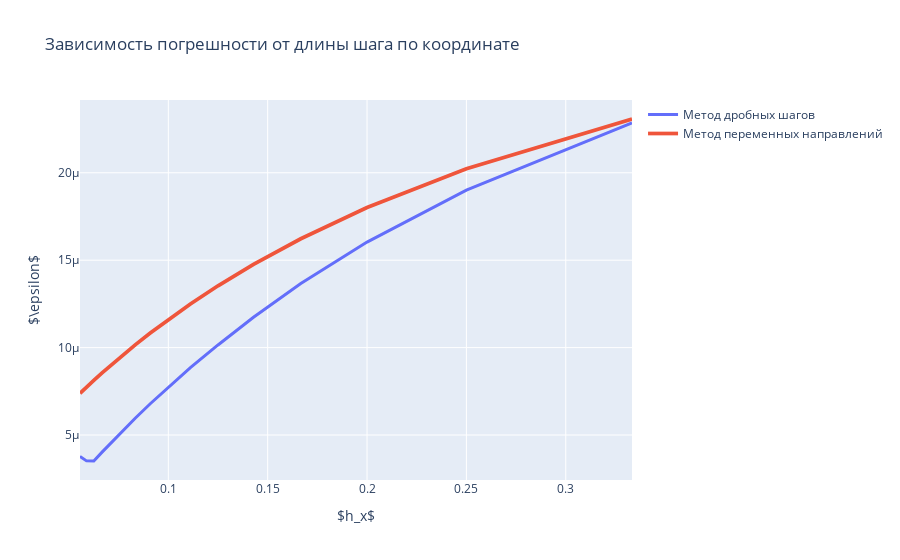
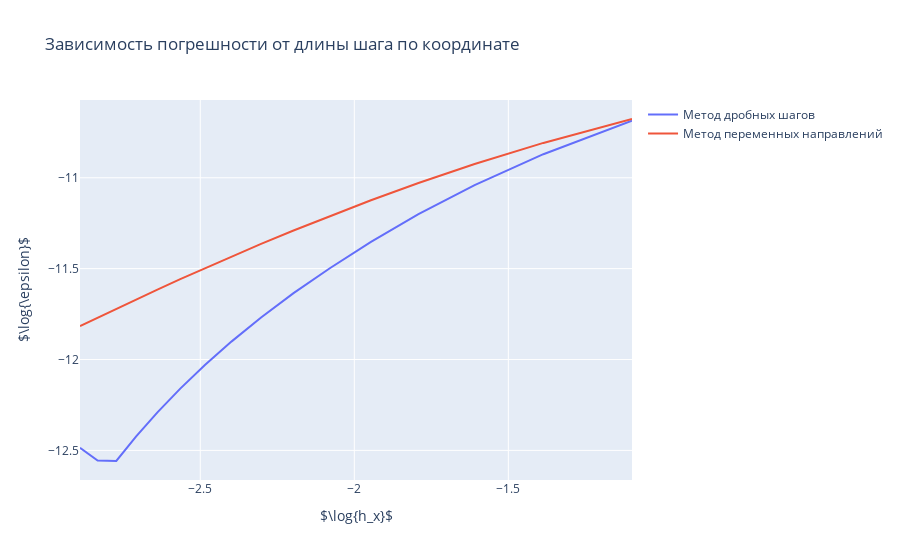

Notebook code cell kept with these figures, in order:
### Markdown cell above
Зависимость погрешности от длины шагов по координате при фиксированном шаге по времени в методе дробных шагов и переменных направлений:

### Code cell
trace1 = Scatter(
    x = h1,
    y = e1,
    line= dict(width=3),
    name = 'Метод дробных шагов',
    mode = 'lines',
    text = ('(x, y)'),
    showlegend = True
)

trace2 = Scatter(
    x = h2,
    y = e2,
    line= dict(width=3.7),
    name = 'Метод переменных направлений',
    mode = 'lines',
    text = ('(x, y)'),
    showlegend = True
)

data = [trace1, trace2]

layout = Layout(
    title = 'Зависимость погрешности от длины шага по координате',
    xaxis = dict(title = '$h$'),
    yaxis = dict(title = '$\epsilon$'),
)

fig = Figure(data = data, layout = layout)
offline.iplot(fig)

trace1 = Scatter(
    x = list(map(math.log, h1)),
    y = list(map(math.log, e1)),
    name = 'Метод дробных шагов',
    mode = 'lines',
    text = ('(x, y)'),
    showlegend = True
)

trace2 = Scatter(
    x = list(map(math.log, h2)),
    y = list(map(math.log, e2)),
    name = 'Метод переменных направлений',
    mode = 'lines',
    text = ('(x, y)'),
    showlegend = True
)

data = [trace1, trace2]

layout = Layout(
    title = 'Зависимость погрешности от длины шага по координате',
    xaxis = dict(title = '$\log{h}$'),
    yaxis = dict(title = '$\log{\epsilon}$')
)

fig = Figure(data = data, layout = layout)
offline.iplot(fig)

### Figure 1 — Plotly figure (JSON) as saved in the notebook; plotly's stock layout.template omitted (floating-point values rounded to 4 significant figures)
{"data": [{"line": {"width": 3}, "mode": "lines", "name": "Метод дробных шагов", "showlegend": true, "text": "(x, y)", "type": "scatter", "x": [0.3333, 0.25, 0.2, 0.1667, 0.1429, 0.125, 0.1111, 0.1, 0.09091, 0.08333, 0.07692, 0.07143, 0.06667, 0.0625, 0.05882, 0.05556], "y": [2.285e-05, 1.901e-05, 1.604e-05, 1.367e-05, 1.174e-05, 1.015e-05, 8.851e-06, 7.743e-06, 6.79e-06, 5.961e-06, 5.235e-06, 4.594e-06, 4.024e-06, 3.516e-06, 3.523e-06, 3.78e-06, 4.016e-06, 4.233e-06, 4.434e-06, 4.62e-06, 4.792e-06, 4.955e-06, 5.133e-06, 5.299e-06, 5.455e-06, 5.601e-06, 5.739e-06, 5.869e-06, 5.991e-06, 6.107e-06, 6.217e-06, 6.321e-06, 6.42e-06, 6.514e-06, 6.604e-06, 6.689e-06, 6.771e-06, 6.849e-06, 6.923e-06, 6.995e-06, 7.063e-06, 7.129e-06, 7.192e-06]}, {"line": {"width": 3.7}, "mode": "lines", "name": "Метод переменных направлений", "showlegend": true, "text": "(x, y)", "type": "scatter", "x": [0.3333, 0.25, 0.2, 0.1667, 0.1429, 0.125, 0.1111, 0.1, 0.09091, 0.08333, 0.07692, 0.07143, 0.06667, 0.0625, 0.05882, 0.05556], "y": [2.307e-05, 2.023e-05, 1.801e-05, 1.623e-05, 1.476e-05, 1.354e-05, 1.25e-05, 1.161e-05, 1.083e-05, 1.016e-05, 9.559e-06, 9.028e-06, 8.553e-06, 8.125e-06, 7.738e-06, 7.386e-06, 7.065e-06, 6.77e-06, 6.499e-06, 6.249e-06, 6.018e-06, 5.803e-06, 5.602e-06, 5.416e-06, 5.241e-06, 5.077e-06, 4.923e-06, 4.778e-06, 4.641e-06, 4.512e-06, 4.39e-06, 4.275e-06, 4.165e-06, 4.061e-06, 3.962e-06, 3.867e-06, 3.777e-06, 3.692e-06, 3.61e-06, 3.531e-06, 3.456e-06, 3.384e-06, 3.315e-06]}], "layout": {"title": {"text": "Зависимость погрешности от длины шага по координате"}, "xaxis": {"title": {"text": "$h_x$"}}, "yaxis": {"title": {"text": "$\\epsilon$"}}}}

### Figure 2 — Plotly figure (JSON) as saved in the notebook; plotly's stock layout.template omitted (floating-point values rounded to 4 significant figures)
{"data": [{"mode": "lines", "name": "Метод дробных шагов", "showlegend": true, "text": "(x, y)", "type": "scatter", "x": [-1.099, -1.386, -1.609, -1.792, -1.946, -2.079, -2.197, -2.303, -2.398, -2.485, -2.565, -2.639, -2.708, -2.773, -2.833, -2.89], "y": [-10.69, -10.87, -11.04, -11.2, -11.35, -11.5, -11.63, -11.77, -11.9, -12.03, -12.16, -12.29, -12.42, -12.56, -12.56, -12.49, -12.43, -12.37, -12.33, -12.29, -12.25, -12.22, -12.18, -12.15, -12.12, -12.09, -12.07, -12.05, -12.03, -12.01, -11.99, -11.97, -11.96, -11.94, -11.93, -11.92, -11.9, -11.89, -11.88, -11.87, -11.86, -11.85, -11.84]}, {"mode": "lines", "name": "Метод переменных направлений", "showlegend": true, "text": "(x, y)", "type": "scatter", "x": [-1.099, -1.386, -1.609, -1.792, -1.946, -2.079, -2.197, -2.303, -2.398, -2.485, -2.565, -2.639, -2.708, -2.773, -2.833, -2.89], "y": [-10.68, -10.81, -10.92, -11.03, -11.12, -11.21, -11.29, -11.36, -11.43, -11.5, -11.56, -11.62, -11.67, -11.72, -11.77, -11.82, -11.86, -11.9, -11.94, -11.98, -12.02, -12.06, -12.09, -12.13, -12.16, -12.19, -12.22, -12.25, -12.28, -12.31, -12.34, -12.36, -12.39, -12.41, -12.44, -12.46, -12.49, -12.51, -12.53, -12.55, -12.58, -12.6, -12.62]}], "layout": {"title": {"text": "Зависимость погрешности от длины шага по координате"}, "xaxis": {"title": {"text": "$\\log{h_x}$"}}, "yaxis": {"title": {"text": "$\\log{\\epsilon}$"}}}}
